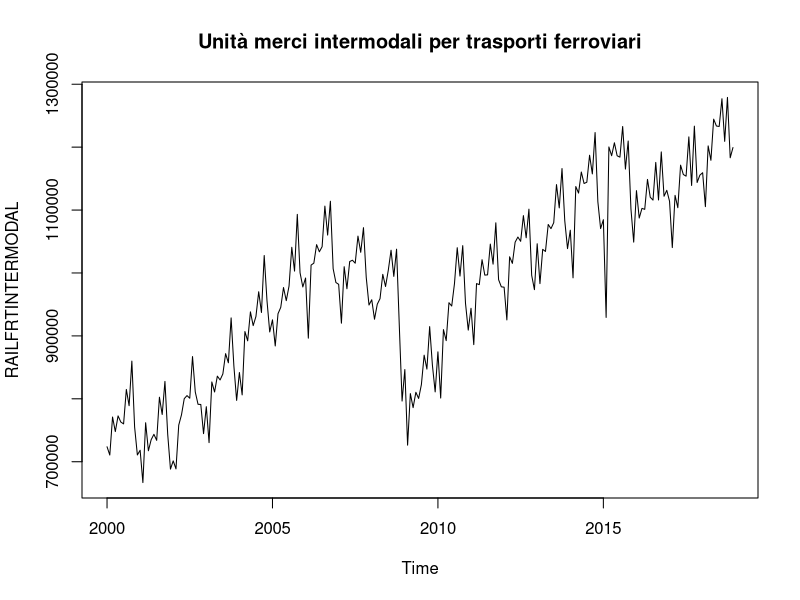
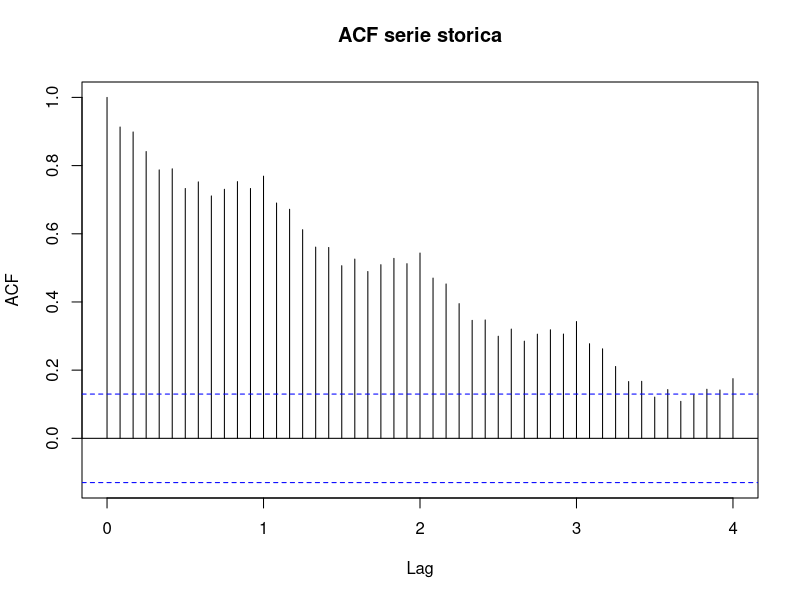
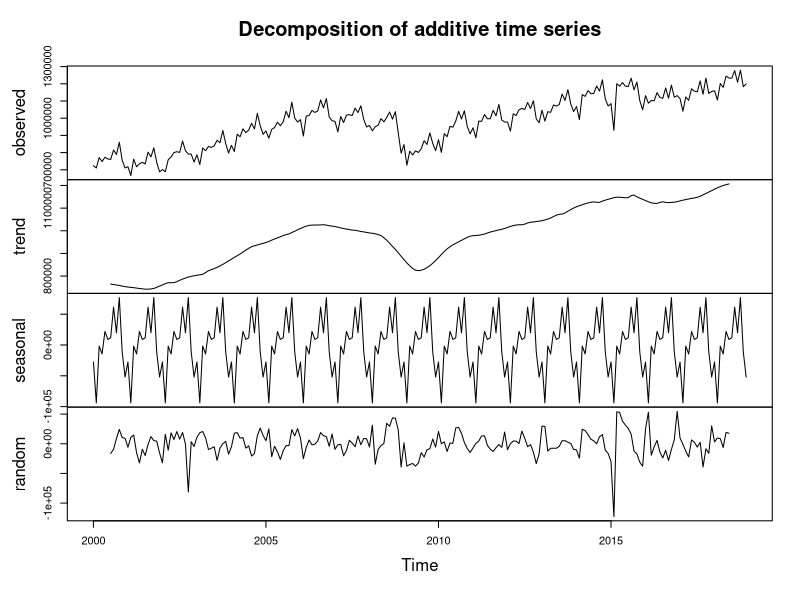
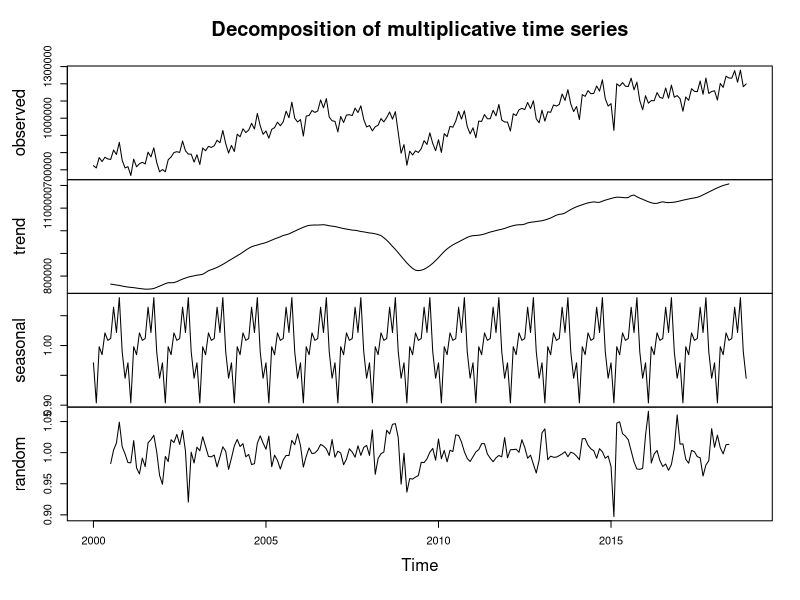
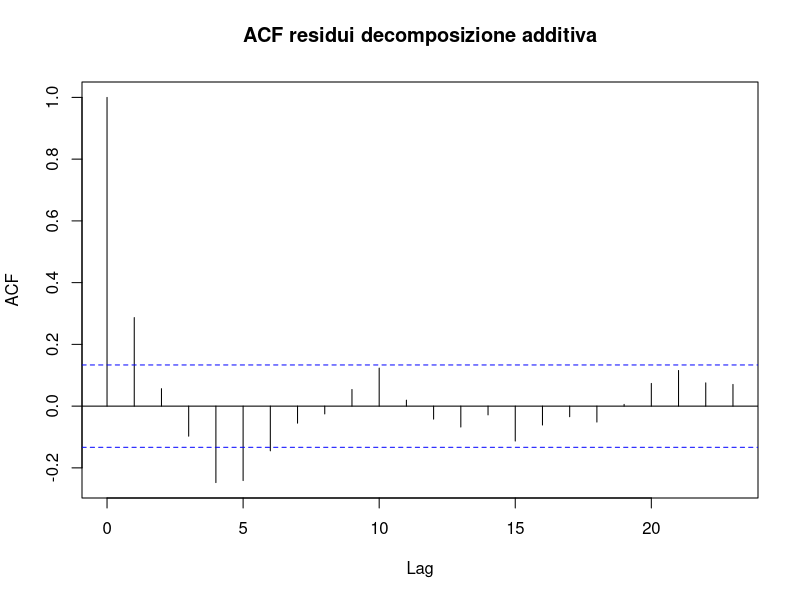
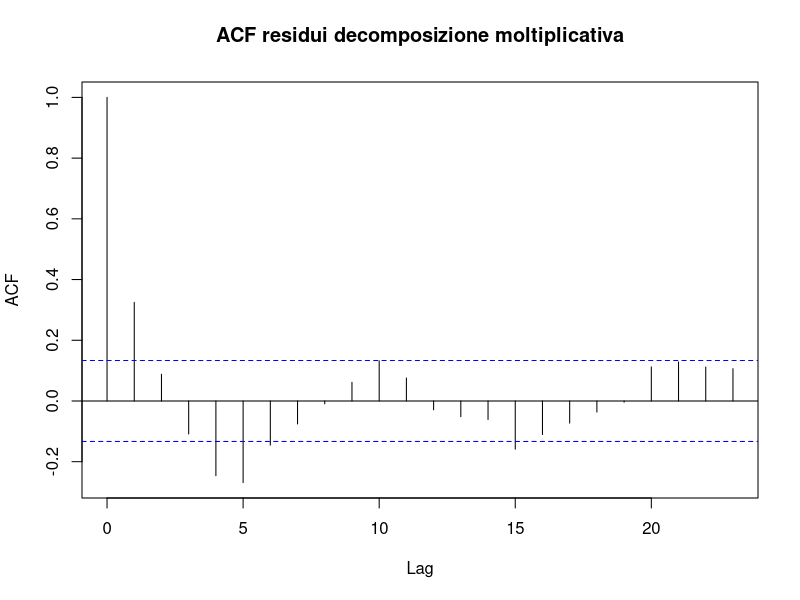
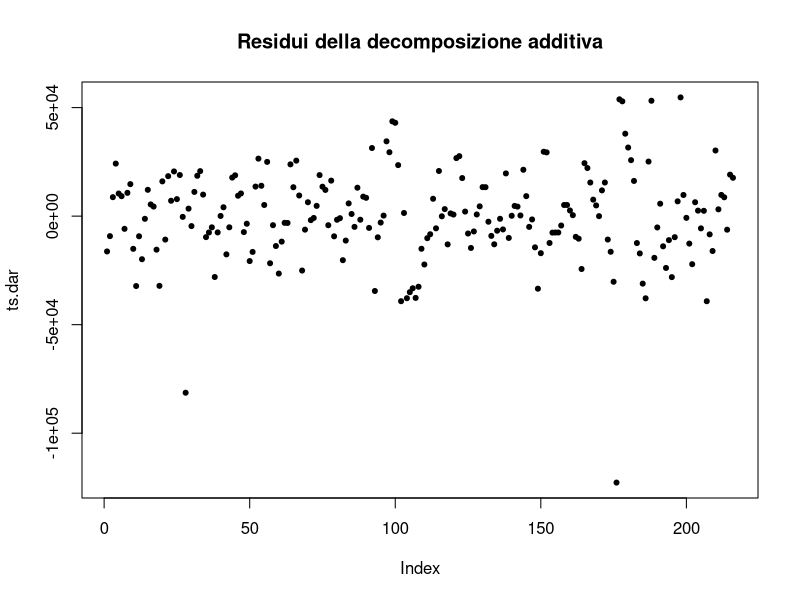
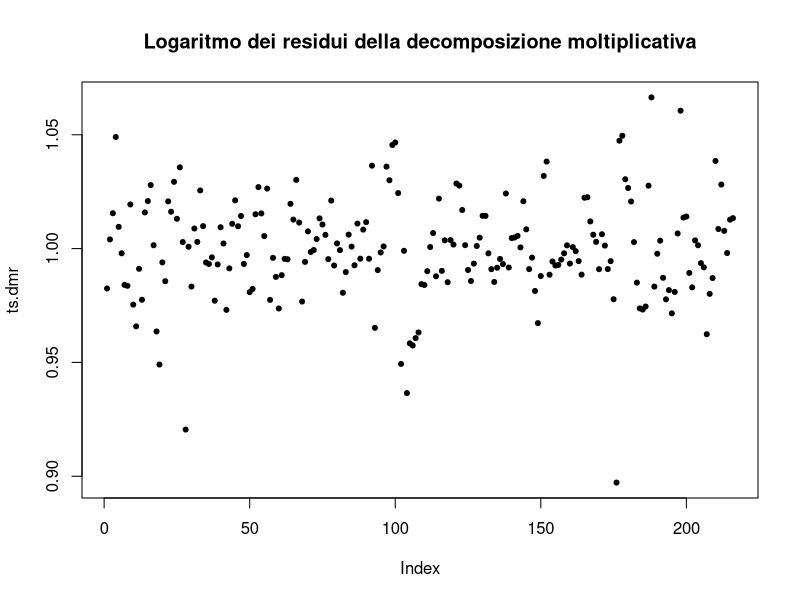

These charts were generated, in order, by the following R code:
## ---- chunk 1
A = read.csv("RAILFRTINTERMODAL.csv", row.names = 1, stringsAsFactors = F)
ts = ts(A, deltat=1/12, start = c(2000,1))
ts.da = decompose(ts, type = "a")
ts.dm = decompose(ts, type = "m")
ts.dar=as.vector(window(ts.da$random,c(2000,7),c(2018,6)))
ts.dmr=as.vector(window(ts.dm$random,c(2000,7),c(2018,6)))
ts.hwa = HoltWinters(ts, seasonal = "a")
ts.hwm = HoltWinters(ts, seasonal = "m")
l=length(ts)
res.hwa=rep(0,24)
res.hwm=rep(0,24)
j=1
for(i in (l-24):(l-1)){
  ts_cv=ts(ts[1:i],frequency=12,start=c(2000,1))
  ts.hwa=HoltWinters(ts_cv,seasonal="additive")
  ts.hwm=HoltWinters(ts_cv,seasonal="multiplicative")
  ts.hwa.p=predict(ts.hwa,1)
  ts.hwm.p=predict(ts.hwm,1)
  res.hwa[j]=ts.hwa.p - ts[i+1]
  res.hwm[j]=ts.hwm.p - ts[i+1]
  j=j+1
}
ts.ar = ar(ts)
ts.ls = ar(ts, method = "ols")
ts.ar.r=na.omit(ts.ar$resid)
ts.ls.r=na.omit(ts.ls$resid)
N = read.csv("Serie2.csv", row.names = 1, stringsAsFactors = F)
ts2 = ts(N, deltat=1/12, start = c(2019,1))
## ---- chunk 2
plot(ts, main = "Unità merci intermodali per trasporti ferroviari")
acf(ts, 48, main = "ACF serie storica")
## ---- chunk 3
plot(ts.da)
plot(ts.dm)
## ---- chunk 4
acf(ts.dar, main = "ACF residui decomposizione additiva")
acf(ts.dmr, main = "ACF residui decomposizione moltiplicativa")
## ---- chunk 5
plot(ts.dar,pch = 20, main = "Residui della decomposizione additiva")
plot(ts.dmr,pch = 20, main = "Logaritmo dei residui della decomposizione moltiplicativa")
## ---- chunk 6
ts.stl = stl(ts[,1], 7)
plot(ts.stl)
plot(ts.stl$time.series[,3], main = "Serie dei residui")
## ---- chunk 7
ts.plot(ts,ts.hwa$fitted[,1],col=c("black","red"), main = "Holt-Winters additivo")
ts.plot(ts,ts.hwm$fitted[,1],col=c("black","red"), main = "Holt-Winters moltiplicativo")
## ---- chunk 8
C = matrix(nrow = 4, ncol = 3)
C[,1] = c(" ", "alpha", "beta", "gamma")
C[1, 2] = "HW Additivo"
C[1, 3] = "HW Moltiplicativo"
C[2,2] = ts.hwa$alpha
C[2,3] = ts.hwm$alpha
C[3,2] = ts.hwa$beta
C[3,3] = ts.hwm$beta
C[4,2] = ts.hwa$gamma
C[4,3] = ts.hwm$gamma
knitr::kable(C, format="markdown")
## ---- chunk 9
ts.hwa.r=resid(ts.hwa)
ts.hwm.r=resid(ts.hwm)
vra =var(ts.hwa.r)/var(window(ts,2000))
vrm =var(ts.hwm.r)/var(window(ts,2000))
cat("Varianza non spiegata HW additivo:", vra)
cat("Varianza non spiegata HW moltiplicativo:", vrm)
plot(ts.hwa.r, type = "p", pch = 20, main = "Rappresentazione grafica residui HW-a rispetto al tempo")
plot(as.numeric(ts.hwa$fitted[,1]),as.numeric(ts.hwa.r),type="p",pch=20, main = "Rappresentazione grafica residui HW-a rispetto ai valori stimati")
acf(ts.hwa.r, main = "ACF residui HW-a")
## ---- chunk 10
ts.hwm.r=resid(ts.hwm)
plot(ts.hwm.r, type = "p", pch = 20, main = "Rappresentazione grafica residui HW-m rispetto al tempo")
plot(as.numeric(ts.hwm$fitted[,1]),as.numeric(ts.hwm.r),type="p",pch=20, main = "Rappresentazione grafica residui HW-a rispetto ai valori stimati")
acf(ts.hwm.r, main = "ACF residui HW-m")
## ---- chunk 11
cat("Varianza dell'errore nel metodo additivo:", sqrt(mean(res.hwa^2)))
cat("Varianza dell'errore nel metodo moltiplicativo:", sqrt(mean(res.hwm^2)))
train = window(ts, end = c(2016, 12))
test = window(ts, start = c(2017,1), end = c(2018,12))
tscv.hwa.p = predict(HoltWinters(train, seasonal = "a"), 24)
tscv.hwm.p = predict(HoltWinters(train, seasonal = "m"), 24)
ts.plot(test, tscv.hwa.p, tscv.hwm.p, col = c("black", "red", "blue"), main = "Previsione (24 mesi)")
legend("topleft",legend=c("HW additivo", "HW moltiplicativo"), col=c("red", "blue"), lty=1, cex=0.8)
plot(res.hwa,type="b",pch=20,col="red", main = "Errore nella previsione (24 mesi)")
legend("topright",legend=c("HW additivo", "HW moltiplicativo"), col=c("red", "blue"), lty=1, cex=0.8)
lines(res.hwm,type="b",pch=20,col="blue")
## ---- chunk 12
pacf(ts, main = "PACF serie storica")
## ---- chunk 13
ts.plot(ts, ts - ts.ar$resid, col = c("black", "red"), main = "Metodo di Yule Walker")
ts.plot(ts, ts - ts.ls$resid, col = c("black", "blue"), main = "Metodo dei minimi quadrati")
C = matrix(nrow = 2, ncol = 15)
C[1,] = c(round(ts.ar$ar,2), NA, NA)
C[2,] = c(round(ts.ls$ar, 2))
C = data.frame(C)
rownames(C) = c("YW", "OLS")
knitr::kable(C, format="markdown")
## ---- chunk 14
vra =var(ts.ar.r)/var(window(ts,2000))
vrm =var(ts.ls.r)/var(window(ts,2000))
cat("Varianza non spiegata Yule Walker:", vra)
cat("Varianza non spiegata Ordinary Least Squares:", vrm)
plot(ts.ar.r, type = "p", pch = 20, main = "Residui YW")
plot(ts.ls.r, type = "p", pch = 20, main = "Residui OLS")
## ---- chunk 15
pacf(ts.ar.r, main = "PACF residui YW")
pacf(ts.ls.r, main = "PACF residui OLS")
## ---- chunk 16
train = window(ts, end = c(2016, 12))
test = window(ts, start = c(2017,1), end = c(2018,12))
tscv.ar.p = predict(ar(train), n.ahead = 24, se.fit = FALSE)
tscv.ls.p = predict(ar(train, method = "ols"), n.ahead = 24, se.fit = FALSE)
ts.plot(test, tscv.ar.p, tscv.ls.p, col = c("black", "red", "blue"), main = "Previsione (24 mesi)")
legend("topleft",legend=c("Yule Walker", "Minimi quadrati"), col=c("red", "blue"), lty=1, cex=0.8)

l=length(ts)
res.arv=rep(0,24)
res.lsv=rep(0,24)
j=1
for(i in (l-24):(l-1)){
  ts_cv=ts(ts[1:i],frequency=12,start=c(2000,1))
  ts.arv=ar(ts_cv)
  ts.lsv=ar(ts_cv, method = "ols")
  ts.arv.p=predict(ts.arv,n.ahead = 1, se.fit = FALSE)
  ts.lsv.p=predict(ts.lsv,n.ahead= 1, se.fit = FALSE)
  res.arv[j]=ts.arv.p - ts[i+1]
  res.lsv[j]=ts.lsv.p - ts[i+1]
  j=j+1
}
cat(" Varianza dell'errore nel metodo Yule Walker:", sqrt(mean(res.arv^2)))
cat(" Varianza dell'errore nel metodo dei minimi quadrati:", sqrt(mean(res.lsv^2)))
plot(res.arv,type="b",pch=20,col="red", main = "Errore nella previsione (24 mesi)")
lines(res.lsv,type="b",pch=20,col="blue")
legend("topright",legend=c("Yule Walker", "Minimi quadrati"), col=c("red", "blue"), lty=1, cex=0.8)
## ---- chunk 17
hist(ts.ls.r, 20, freq = F)
lines(density(ts.ls.r),col="blue")
lines(sort(ts.ls.r), dnorm(sort(ts.ls.r), mean(ts.ls.r), sd(ts.ls.r)), col = "red")
qqnorm(ts.ls.r, pch = 20)
qqline(ts.ls.r)
shapiro.test(ts.ls.r)
## ---- chunk 18
ts.2015 = window(ts, start = c(2015,1))
ts.ls.2015 = window(ts - ts.ls$resid, start = c(2015,1))
ts.ls.p = predict(ts.ls, n.ahead = 12, se.fit = FALSE)
ts.plot(ts.2015, ts.ls.2015, ts2, ts.ls.p, col = c("black","cyan","blue","red"))
lines(ts.ls.p+quantile(ts.ls.r,0.05),col="green3")
lines(ts.ls.p+quantile(ts.ls.r,0.95),col="green3")
legend("topleft",legend=c("Serie storica", "Minimi quadrati", "Serie nel 2019", "Incertezza"), col=c("black","cyan","blue","red"), lty=1, cex=0.4)
